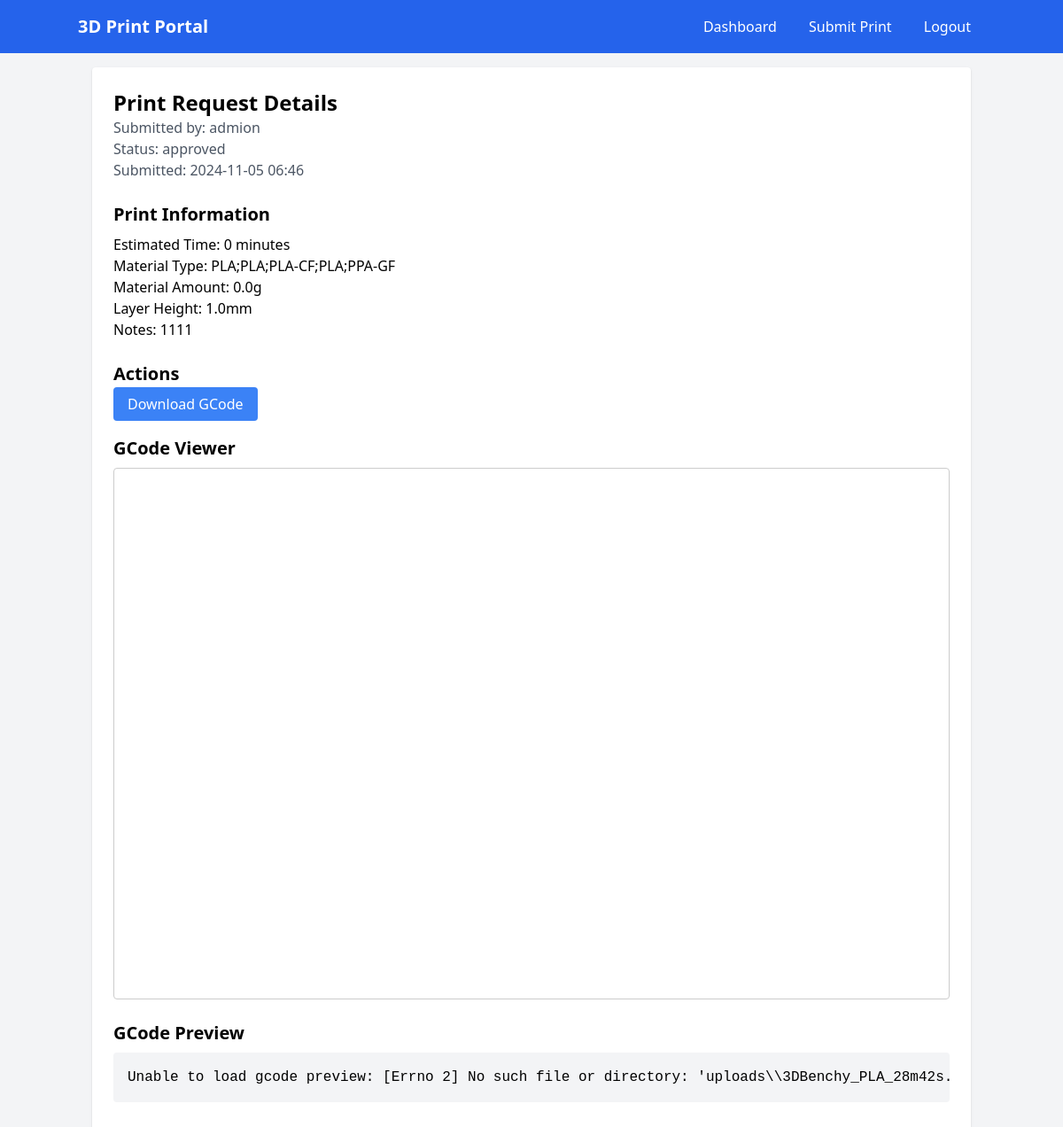
The app's page /request/4 (signed in) with its own data.
### app.py (models this page shows)
class User(UserMixin, db.Model):
    id = db.Column(db.Integer, primary_key=True)
    username = db.Column(db.String(80), unique=True, nullable=False)
    email = db.Column(db.String(120), unique=True, nullable=False)
    id_number = db.Column(db.String(20), unique=True, nullable=False)
    password_hash = db.Column(db.String(120), nullable=False)
    is_admin = db.Column(db.Boolean, default=False)
    print_requests = db.relationship("PrintRequest", backref="user", lazy=True)

class PrintRequest(db.Model):
    id = db.Column(db.Integer, primary_key=True)
    filename = db.Column(db.String(120), nullable=False)
    filepath = db.Column(db.String(200), nullable=False)
    status = db.Column(db.String(20), default="pending")
    timestamp = db.Column(db.DateTime, default=datetime.utcnow)
    user_id = db.Column(db.Integer, db.ForeignKey("user.id"), nullable=False)
    notes = db.Column(db.Text)
    estimated_time = db.Column(db.Integer)
    material_type = db.Column(db.String(50))
    material_amount = db.Column(db.Float)
    layer_height = db.Column(db.Float)

### app.py (the view)
@app.route("/request/<int:request_id>")
@login_required
def view_request(request_id):
    print_request = PrintRequest.query.get_or_404(request_id)
    if not current_user.is_admin and print_request.user_id != current_user.id:
        flash("Unauthorized")
        return redirect(url_for("dashboard"))
    try:
        with open(print_request.filepath, "r") as file:
            gcode_preview = "".join(file.readlines()[:100])  # First 100 lines
    except Exception as e:
        gcode_preview = f"Unable to load gcode preview: {str(e)}"
    return render_template(
        "view_request.html", print_request=print_request, gcode_preview=gcode_preview
    )

### app.py (called while the page is built)
@login_manager.user_loader
def load_user(user_id):
    return db.session.get(User, int(user_id))

### templates/view_request.html (shortened to what this page needs)
{% extends "base.html" %}
{% block content %}
<div class="bg-white p-6 rounded shadow">
    <div class="mb-6">
        <h2 class="text-2xl font-bold">Print Request Details</h2>
        <p class="text-gray-600">Submitted by: {{ print_request.user.username }}</p>
        <p class="text-gray-600">Status: {{ print_request.status }}</p>
        <p class="text-gray-600">Submitted: {{ print_request.timestamp.strftime('%Y-%m-%d %H:%M') }}</p>
    </div>
    <div class="mb-6">
        <h3 class="text-xl font-bold mb-2">Print Information</h3>
        <p>Estimated Time: {{ print_request.estimated_time }} minutes</p>
        <p>Material Type: {{ print_request.material_type }}</p>
        <p>Material Amount: {{ print_request.material_amount }}g</p>
        <p>Layer Height: {{ print_request.layer_height }}mm</p>
        {% if print_request.notes %}
        <p>Notes: {{ print_request.notes }}</p>
        {% endif %}
    </div>
    <div class="mb-6">
        <h3 class="text-xl font-bold mb-2">Actions</h3>
        <div class="space-x-4">
            <a href="{{ url_for('download_gcode', request_id=print_request.id) }}"
               class="bg-blue-500 text-white px-4 py-2 rounded hover:bg-blue-600">
                Download GCode
            </a>
        </div>
    </div>
    <div class="mb-6">
        <h3 class="text-xl font-bold mb-2">GCode Viewer</h3>
        <div id="gcode-viewer" class="w-full h-[600px] border rounded"></div>
    </div>
    <div class="mb-6">
        <h3 class="text-xl font-bold mb-2">GCode Preview</h3>
        <pre class="bg-gray-100 p-4 rounded overflow-x-auto max-h-[400px]">{{ gcode_preview }}</pre>
    </div>
</div>
{% endblock %}

### templates/view_request.html (style rules this page uses)
#gcode-viewer { position: relative; width: 100%; height: 600px; border: 1px solid #ccc; border-radius: 4px; overflow: hidden; }

### records on screen
User: user.username "admion"
PrintRequest: status "approved", timestamp "2024-11-05 06:46", estimated_time "0", material_type "PLA;PLA;PLA-CF;PLA;PPA-GF", material_amount "0.0", layer_height "1.0", notes "1111"

### other values on screen
{{ gcode_preview }} "Unable to load gcode preview: [Errno 2] No such file or directory:…"
